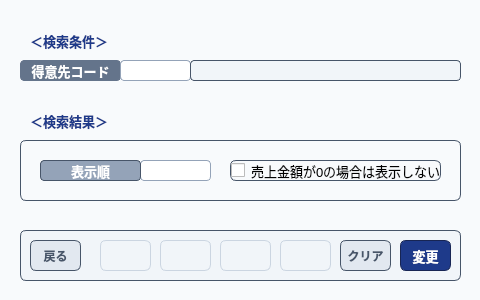
<?xml version="1.0" encoding="UTF-8"?>
<ui version="4.0">
 <class>MainWindow</class>
 <widget class="QMainWindow" name="MainWindow">
  <property name="geometry">
   <rect>
    <x>0</x>
    <y>0</y>
    <width>480</width>
    <height>300</height>
   </rect>
  </property>
  <property name="font">
   <font>
    <family>Yu Gothic UI</family>
    <pointsize>10</pointsize>
   </font>
  </property>
  <property name="windowTitle">
   <string>売掛金回収状況一覧（出力設定変更）</string>
  </property>
  <property name="styleSheet">
   <string notr="true">QMainWindow { background-color: #f8fafc; }

QLabel#label_1{
    background-color: #64748b;
    color: #ffffff !important;
    font-weight: bold;
    border: 1px solid #64748b;
    border-radius: 4px;
}

/* 通常ラベルのスタイル */
QLabel {
    color: #334155;
}

/* 日付入力エリア（QDateEdit）のスタイルを最適化 */
QDateEdit {
    background-color: #ffffff;
    border: 1px solid #94a3b8;
    border-radius: 4px;
    padding: 1px 4px;
    color: #0f172a;
}
QDateEdit:focus {
    border: 1px solid #3b82f6;
    background-color: #f8fafc;
}
</string>
  </property>
  <widget class="QWidget" name="centralwidget">
   <widget class="QLabel" name="label_1">
    <property name="geometry">
     <rect>
      <x>20</x>
      <y>60</y>
      <width>101</width>
      <height>21</height>
     </rect>
    </property>
    <property name="font">
     <font>
      <pointsize>10</pointsize>
      <bold>true</bold>
     </font>
    </property>
    <property name="text">
     <string>得意先コード</string>
    </property>
    <property name="alignment">
     <set>Qt::AlignmentFlag::AlignCenter</set>
    </property>
   </widget>
   <widget class="QFrame" name="frame">
    <property name="geometry">
     <rect>
      <x>20</x>
      <y>230</y>
      <width>441</width>
      <height>51</height>
     </rect>
    </property>
    <property name="styleSheet">
     <string notr="true">background-color: #f1f5f9; 
border: 1px solid #475569;
border-radius: 6px;</string>
    </property>
    <widget class="QPushButton" name="btn_back">
     <property name="geometry">
      <rect>
       <x>10</x>
       <y>10</y>
       <width>51</width>
       <height>31</height>
      </rect>
     </property>
     <property name="font">
      <font>
       <family>Yu Gothic UI</family>
       <bold>true</bold>
      </font>
     </property>
     <property name="styleSheet">
      <string notr="true">QPushButton { background-color: #e2e8f0; color: #475569 !important; border: 1px solid #475569; border-radius: 6px; font-weight: bold; }
QPushButton:hover { background-color: #cbd5e1; }</string>
     </property>
     <property name="text">
      <string>戻る</string>
     </property>
    </widget>
    <widget class="QPushButton" name="btn_excute">
     <property name="geometry">
      <rect>
       <x>380</x>
       <y>10</y>
       <width>51</width>
       <height>31</height>
      </rect>
     </property>
     <property name="font">
      <font>
       <family>Yu Gothic UI</family>
       <pointsize>10</pointsize>
       <bold>true</bold>
      </font>
     </property>
     <property name="styleSheet">
      <string notr="true">QPushButton { background-color: #1e3a8a; color: #ffffff !important; border: 1px solid #172554; border-radius: 6px; font-weight: bold; }
QPushButton:hover { background-color: #2563eb; border-color: #60a5fa; }</string>
     </property>
     <property name="text">
      <string>変更</string>
     </property>
    </widget>
    <widget class="QPushButton" name="pushButton_10">
     <property name="geometry">
      <rect>
       <x>320</x>
       <y>10</y>
       <width>51</width>
       <height>31</height>
      </rect>
     </property>
     <property name="font">
      <font>
       <family>Yu Gothic UI</family>
       <bold>true</bold>
      </font>
     </property>
     <property name="styleSheet">
      <string notr="true">QPushButton { background-color: #e2e8f0; color: #475569 !important; border: 1px solid #475569;; border-radius: 6px; font-weight: bold; }
QPushButton:hover { background-color: #cbd5e1; }</string>
     </property>
     <property name="text">
      <string>クリア</string>
     </property>
    </widget>
    <widget class="QPushButton" name="pushButton_1">
     <property name="geometry">
      <rect>
       <x>140</x>
       <y>10</y>
       <width>51</width>
       <height>31</height>
      </rect>
     </property>
     <property name="styleSheet">
      <string notr="true">border: 1px solid #cbd5e1;</string>
     </property>
     <property name="text">
      <string/>
     </property>
    </widget>
    <widget class="QPushButton" name="pushButton_3">
     <property name="geometry">
      <rect>
       <x>200</x>
       <y>10</y>
       <width>51</width>
       <height>31</height>
      </rect>
     </property>
     <property name="styleSheet">
      <string notr="true">border: 1px solid #cbd5e1;</string>
     </property>
     <property name="text">
      <string/>
     </property>
    </widget>
    <widget class="QPushButton" name="pushButton_4">
     <property name="geometry">
      <rect>
       <x>260</x>
       <y>10</y>
       <width>51</width>
       <height>31</height>
      </rect>
     </property>
     <property name="styleSheet">
      <string notr="true">border: 1px solid #cbd5e1;</string>
     </property>
     <property name="text">
      <string/>
     </property>
    </widget>
    <widget class="QPushButton" name="pushButton_2">
     <property name="geometry">
      <rect>
       <x>80</x>
       <y>10</y>
       <width>51</width>
       <height>31</height>
      </rect>
     </property>
     <property name="styleSheet">
      <string notr="true">border: 1px solid #cbd5e1;</string>
     </property>
     <property name="text">
      <string/>
     </property>
    </widget>
   </widget>
   <widget class="QTextEdit" name="text_tokcd">
    <property name="geometry">
     <rect>
      <x>120</x>
      <y>60</y>
      <width>71</width>
      <height>21</height>
     </rect>
    </property>
    <property name="font">
     <font>
      <pointsize>10</pointsize>
     </font>
    </property>
    <property name="styleSheet">
     <string notr="true">background-color: #ffffff;
    border: 1px solid #94a3b8;
    border-radius: 4px;
    padding: 1px;
    color: #0f172a;
</string>
    </property>
    <property name="verticalScrollBarPolicy">
     <enum>Qt::ScrollBarPolicy::ScrollBarAlwaysOff</enum>
    </property>
   </widget>
   <widget class="QLabel" name="label_tokname">
    <property name="geometry">
     <rect>
      <x>190</x>
      <y>60</y>
      <width>271</width>
      <height>21</height>
     </rect>
    </property>
    <property name="font">
     <font>
      <pointsize>10</pointsize>
      <bold>true</bold>
     </font>
    </property>
    <property name="styleSheet">
     <string notr="true"> background-color: #f1f5f9;
    font-weight: bold;
    border: 1px solid #475569;
    border-radius: 4px;
    padding: 1px;
    color: #334155;
</string>
    </property>
    <property name="text">
     <string/>
    </property>
   </widget>
   <widget class="QLabel" name="label_8">
    <property name="geometry">
     <rect>
      <x>30</x>
      <y>30</y>
      <width>81</width>
      <height>21</height>
     </rect>
    </property>
    <property name="font">
     <font>
      <pointsize>10</pointsize>
      <bold>true</bold>
     </font>
    </property>
    <property name="styleSheet">
     <string notr="true">color: #1e3a8a;</string>
    </property>
    <property name="text">
     <string>＜検索条件＞</string>
    </property>
   </widget>
   <widget class="QLabel" name="label_9">
    <property name="geometry">
     <rect>
      <x>30</x>
      <y>110</y>
      <width>81</width>
      <height>21</height>
     </rect>
    </property>
    <property name="font">
     <font>
      <pointsize>10</pointsize>
      <bold>true</bold>
     </font>
    </property>
    <property name="styleSheet">
     <string notr="true">color: #1e3a8a;</string>
    </property>
    <property name="text">
     <string>＜検索結果＞</string>
    </property>
   </widget>
   <widget class="QFrame" name="frame_2">
    <property name="geometry">
     <rect>
      <x>20</x>
      <y>140</y>
      <width>441</width>
      <height>61</height>
     </rect>
    </property>
    <property name="styleSheet">
     <string notr="true">border: 1px solid #475569;
border-radius: 6px;</string>
    </property>
    <property name="frameShape">
     <enum>QFrame::Shape::StyledPanel</enum>
    </property>
    <property name="frameShadow">
     <enum>QFrame::Shadow::Raised</enum>
    </property>
    <widget class="QCheckBox" name="chk_uriagezero">
     <property name="geometry">
      <rect>
       <x>210</x>
       <y>20</y>
       <width>211</width>
       <height>21</height>
      </rect>
     </property>
     <property name="font">
      <font>
       <pointsize>10</pointsize>
      </font>
     </property>
     <property name="text">
      <string>売上金額が0の場合は表示しない</string>
     </property>
    </widget>
    <widget class="QTextEdit" name="text_sort">
     <property name="geometry">
      <rect>
       <x>120</x>
       <y>20</y>
       <width>71</width>
       <height>21</height>
      </rect>
     </property>
     <property name="font">
      <font>
       <pointsize>10</pointsize>
      </font>
     </property>
     <property name="styleSheet">
      <string notr="true">background-color: #ffffff;
    border: 1px solid #94a3b8;
    border-radius: 4px;
    padding: 1px;
    color: #0f172a;
</string>
     </property>
     <property name="verticalScrollBarPolicy">
      <enum>Qt::ScrollBarPolicy::ScrollBarAlwaysOff</enum>
     </property>
    </widget>
    <widget class="QLabel" name="label_10">
     <property name="geometry">
      <rect>
       <x>20</x>
       <y>20</y>
       <width>101</width>
       <height>21</height>
      </rect>
     </property>
     <property name="font">
      <font>
       <pointsize>10</pointsize>
       <bold>true</bold>
      </font>
     </property>
     <property name="styleSheet">
      <string notr="true">  background-color: #94a3b8;
    color: #ffffff !important;
    font-weight: bold;
    border: 1px solid #475569;
    border-radius: 4px;
</string>
     </property>
     <property name="text">
      <string>表示順</string>
     </property>
     <property name="alignment">
      <set>Qt::AlignmentFlag::AlignCenter</set>
     </property>
    </widget>
   </widget>
   <zorder>frame_2</zorder>
   <zorder>label_1</zorder>
   <zorder>frame</zorder>
   <zorder>text_tokcd</zorder>
   <zorder>label_tokname</zorder>
   <zorder>label_8</zorder>
   <zorder>label_9</zorder>
  </widget>
 </widget>
 <resources/>
 <connections/>
</ui>
